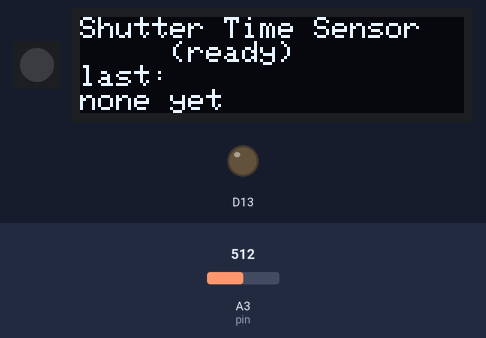
Simulated run of this program. Board: Adafruit Feather M0. On the bench: 1 RGB LEDs in strip order, left to right, 128×32 one-colour display, output pins drawn as LEDs (lit = HIGH). The inputs (shaded band) are chosen by the test bench; at power-on: A3 (pin) = 512. The display library's start-up logo is not drawn; what the program prints to the serial monitor is not drawn.

Above: at 2.2 s.
2.3 s: A3 (pin) set to 584
3.8 s: A3 (pin) set to 619
At 5.0 s:
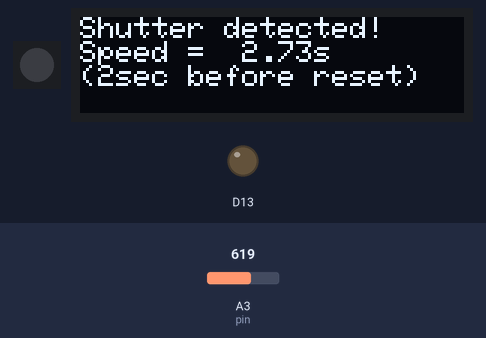
At 7.0 s:
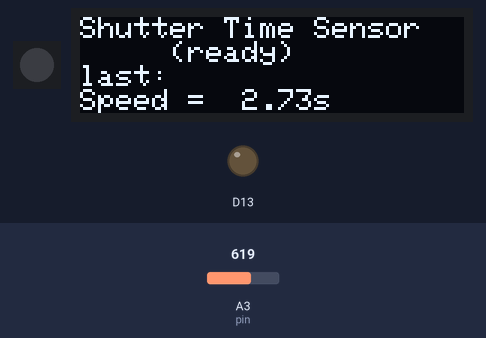
Timing chart, 0 to 8.5 s (numbered marks = the images above; inputs shaded):
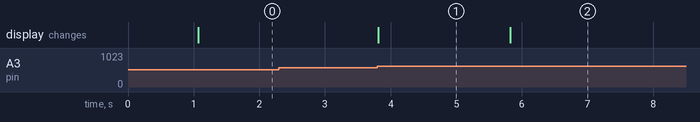

Measured:
- the behaviour switches between 600 and 601 on A3 (pin) (found by bisection; images 0 and 1)
- after the input at 2.3 s, every drawn part: stays the same
- after the input at 3.8 s, the display: changes at once (image 1)
- what the display in image 1 shows lasts 2.0 s, from 3.8 s to 5.8 s

The program:

main.cpp
```cpp
#include <Arduino.h>

#include <Adafruit_DotStar.h>
#include <Wire.h>
#include <Adafruit_SSD1306.h>
#include <Adafruit_GFX.h>
#include <avr/dtostrf.h>

#define NUMPIXELS 1 // Number of LEDs in strip
// control the LEDs:
#define DATAPIN 7
#define CLOCKPIN 8

Adafruit_DotStar strip = Adafruit_DotStar(
    NUMPIXELS, DATAPIN, CLOCKPIN, DOTSTAR_BGR);

// SSD1306 128x32 display connected to I2C (SCL=A1, SDA=A2)
#define SCREEN_WIDTH 128
#define SCREEN_HEIGHT 32
#define OLED_RESET -1
Adafruit_SSD1306 display(SCREEN_WIDTH, SCREEN_HEIGHT, &Wire, OLED_RESET);

// Compile-time switch: Set to 1 to enable calibration mode, 0 for normal shutter speed timing
#define CALIBRATE_IR 0


// put function declarations here:
void introScreen(char *);
void drawSensorBarPlot(int);
void drawShutterResults(char *);

static constexpr int threshold = 600; // Threshold for the IR-receiver, set by results of the 'calibration' compile and observations

static constexpr int pin = A3; // Analog input (trinketM0 pin A3) is used to measure the resistance of the IR-receiver (is pulled high, and goes low to ground when IR light hits the sensor)
int sensorValue = 0;           // analog read value

float start = 0;                 // timer var for shutter open time
float stop = 0;                  // timer var for shutter close time
float shutterDuration_us = 0;    // duration of shutter being open (microseconds)
float shutterDuration_s = 0;     // duration of shutter being open (microseconds)
float shutterDuration_s_inv = 0; // duration of shutter being open (seconds, denominator under "1")

int shutterSpeed = 0;

bool isOpen = false; // if shutter is open or closed (state)

char dispLine[30] = "none yet"; // used for the sprintf setup and display

void setup() // put your setup code here, to run once:
{
  Serial.begin(9600);

  strip.begin(); // Initialize pins for output
  strip.show();  // Turn all LEDs off

  // initialize digital pin 13 as an output (Trinket M0 onboard LED), though it's not really needed...
  pinMode(13, OUTPUT);

  // Initialize I2C with pins (SCL=A1, SDA=A2)
  // (For Adafruit Trinket M0, the I2C is on pins as specified)
  Wire.begin();

  // Initialize SSD1306 display
  if (!display.begin(SSD1306_SWITCHCAPVCC, 0x3C))
  {
    Serial.println(F("SSD1306 allocation failed"));
    while (true)
    {
      ;
    } // but keep running program? hmm maybe no
  }

  display.display();
  delay(1000);
  display.clearDisplay();
  display.setTextSize(1);
  display.setTextColor(SSD1306_WHITE);
  display.display();

  introScreen(dispLine);

  // delay(2000);
}

void loop()
{
  sensorValue = analogRead(pin);

#if CALIBRATE_IR == 1 // CALIBRATION MODE: Display sensor value bar plot

  drawSensorBarPlot(sensorValue);

  // Serial.print("Sensor Value: ");
  // Serial.println(sensorValue);
  // delay(500);

#else // NORMAL MODE: Measure shutter speed
  // shutter opens
  if (sensorValue < threshold && !isOpen) // analog reads high until pulled low when IR hits the sensor at shutter open time
  {
    start = micros();
    isOpen = true;
    // no need to show the dotstar, also I don't want to slow the program down
    // digitalWrite(13, HIGH); // turn the LED on (HIGH is the voltage level)
    // strip.setPixelColor(0, 0, 64, 0);
    // strip.show(); // green
  }

  // Shutter closes
  else if (sensorValue > threshold && isOpen) // analog reads high again when sensor is blocked (closed shutter)
  {
    stop = micros();
    isOpen = false;

    // calculate the shutter stats
    shutterDuration_us = stop - start;
    shutterDuration_s = (shutterDuration_us / 1000000);

    if (shutterDuration_s < 1)
    {
      shutterDuration_s_inv = 1 / (shutterDuration_s);
      char floatStr[10];
      dtostrf(shutterDuration_s_inv, 4, 0, floatStr); // 6 width, 0 decimal places
      sprintf(dispLine, "Speed = 1/%s", floatStr);
    }
    else
    {
      char floatStr[10];
      dtostrf(shutterDuration_s, 5, 2, floatStr); // 5 width, 2 decimal places
      sprintf(dispLine, "Speed = %ss", floatStr);
    }

    Serial.println("Shutter detected! duration (microseconds):");
    Serial.println(shutterDuration_us);
    Serial.println("Duration (seconds):");
    Serial.println(shutterDuration_s);
    Serial.println(dispLine);

    drawShutterResults(dispLine);
    delay(2000);
    introScreen(dispLine);

    // digitalWrite(13, LOW); // turn the LED off by making the voltage LOW
    // strip.setPixelColor(0, 0, 0, 0);
    // strip.show(); // off
  }

#endif
}


// put function definitions here:

// Intro and ready for new shutter event screen
void introScreen(char *dispLine)
{
  display.clearDisplay();
  display.setCursor(0, 0);
  display.println(F("Shutter Time Sensor"));
  display.println(F("     (ready)"));
  display.println("last: ");
  display.print(dispLine);
  display.display();
}

// Function to draw a shutter sensed result
void drawShutterResults(char *dispLine)
{
  // Clear display
  display.clearDisplay();

  // Draw title
  display.setTextSize(1);
  display.setTextColor(SSD1306_WHITE);
  display.setCursor(0, 0);
  display.println("Shutter detected!");
  display.println(dispLine);
  display.println("(2sec before reset)");
  display.display();
}

// Function to draw a bar plot of the sensor value (calibration use only, when bool calibrateIR = true; )
void drawSensorBarPlot(int sensorValue)
{
  // Clear display
  display.clearDisplay();

  sprintf(dispLine, "Sensor Value = %d", sensorValue);

  // Draw title
  display.setTextSize(1);
  display.setTextColor(SSD1306_WHITE);
  display.setCursor(0, 0);
  display.println(dispLine);

  // Map sensor value (0-1023) to bar width (0-120 pixels)
  // and height for visualization (max 20 pixels tall)
  int barWidth = map(sensorValue, 0, 1023, 0, 120);
  int barHeight = 12;
  int barY = 18;

  // Draw border for the bar plot area
  display.drawRect(4, barY - 2, 122, barHeight + 4, SSD1306_WHITE);

  // Draw filled bar
  if (barWidth > 0)
  {
    display.fillRect(6, barY, barWidth, barHeight, SSD1306_WHITE);
  }

  // Display sensor value as number
  // display.setCursor(0, 24);
  // display.print(F("Value: "));
  // display.println(sensorValue);

  display.display();
}
```
